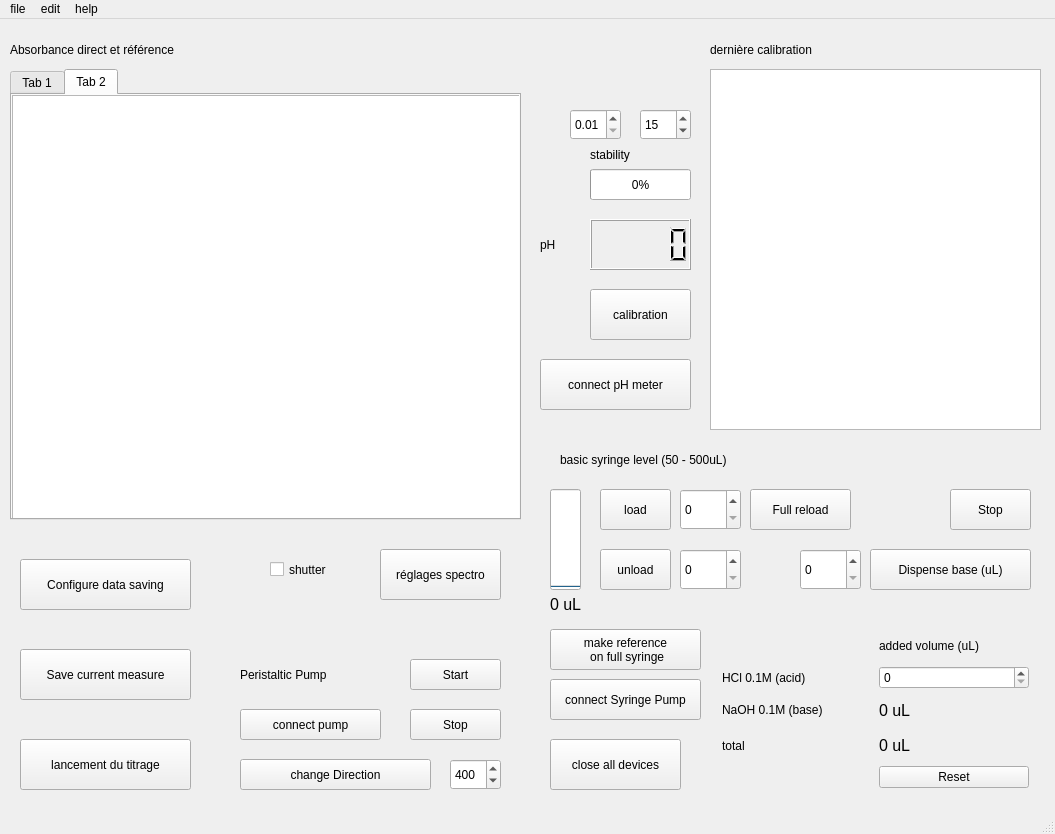
<?xml version="1.0" encoding="UTF-8"?>
<ui version="4.0">
 <class>MainWindow</class>
 <widget class="QMainWindow" name="MainWindow">
  <property name="geometry">
   <rect>
    <x>0</x>
    <y>0</y>
    <width>1055</width>
    <height>834</height>
   </rect>
  </property>
  <property name="tabletTracking">
   <bool>false</bool>
  </property>
  <property name="windowTitle">
   <string>MainWindow</string>
  </property>
  <property name="iconSize">
   <size>
    <width>18</width>
    <height>27</height>
   </size>
  </property>
  <widget class="QWidget" name="centralwidget">
   <widget class="QLCDNumber" name="direct_pH">
    <property name="geometry">
     <rect>
      <x>590</x>
      <y>200</y>
      <width>101</width>
      <height>51</height>
     </rect>
    </property>
   </widget>
   <widget class="QProgressBar" name="stabilisation_level">
    <property name="geometry">
     <rect>
      <x>590</x>
      <y>150</y>
      <width>101</width>
      <height>31</height>
     </rect>
    </property>
    <property name="maximum">
     <number>100</number>
    </property>
    <property name="value">
     <number>0</number>
    </property>
    <property name="textVisible">
     <bool>true</bool>
    </property>
    <property name="orientation">
     <enum>Qt::Horizontal</enum>
    </property>
    <property name="format">
     <string>%p%</string>
    </property>
   </widget>
   <widget class="QLabel" name="pH_label">
    <property name="geometry">
     <rect>
      <x>540</x>
      <y>200</y>
      <width>51</width>
      <height>51</height>
     </rect>
    </property>
    <property name="text">
     <string>pH</string>
    </property>
   </widget>
   <widget class="QLabel" name="abs_label">
    <property name="geometry">
     <rect>
      <x>10</x>
      <y>10</y>
      <width>421</width>
      <height>41</height>
     </rect>
    </property>
    <property name="text">
     <string>Absorbance direct et référence</string>
    </property>
   </widget>
   <widget class="QLabel" name="stability_label">
    <property name="geometry">
     <rect>
      <x>590</x>
      <y>120</y>
      <width>101</width>
      <height>31</height>
     </rect>
    </property>
    <property name="text">
     <string>stability</string>
    </property>
   </widget>
   <widget class="QCheckBox" name="shutter">
    <property name="geometry">
     <rect>
      <x>270</x>
      <y>530</y>
      <width>111</width>
      <height>41</height>
     </rect>
    </property>
    <property name="text">
     <string>shutter</string>
    </property>
   </widget>
   <widget class="QLabel" name="last_cal_label">
    <property name="geometry">
     <rect>
      <x>710</x>
      <y>10</y>
      <width>191</width>
      <height>41</height>
     </rect>
    </property>
    <property name="text">
     <string>dernière calibration</string>
    </property>
   </widget>
   <widget class="QPushButton" name="titration_button">
    <property name="geometry">
     <rect>
      <x>20</x>
      <y>720</y>
      <width>171</width>
      <height>51</height>
     </rect>
    </property>
    <property name="text">
     <string>lancement du titrage</string>
    </property>
   </widget>
   <widget class="QPushButton" name="cal_button">
    <property name="geometry">
     <rect>
      <x>590</x>
      <y>270</y>
      <width>101</width>
      <height>51</height>
     </rect>
    </property>
    <property name="text">
     <string>calibration</string>
    </property>
   </widget>
   <widget class="QPushButton" name="reglage_spectro">
    <property name="geometry">
     <rect>
      <x>380</x>
      <y>530</y>
      <width>121</width>
      <height>51</height>
     </rect>
    </property>
    <property name="text">
     <string>réglages spectro</string>
    </property>
   </widget>
   <widget class="QPushButton" name="saving_config">
    <property name="geometry">
     <rect>
      <x>20</x>
      <y>540</y>
      <width>171</width>
      <height>51</height>
     </rect>
    </property>
    <property name="text">
     <string>Configure data saving</string>
    </property>
   </widget>
   <widget class="QPushButton" name="save_button">
    <property name="geometry">
     <rect>
      <x>20</x>
      <y>630</y>
      <width>171</width>
      <height>51</height>
     </rect>
    </property>
    <property name="text">
     <string>Save current measure</string>
    </property>
   </widget>
   <widget class="QLabel" name="label_base_level">
    <property name="geometry">
     <rect>
      <x>560</x>
      <y>420</y>
      <width>301</width>
      <height>41</height>
     </rect>
    </property>
    <property name="autoFillBackground">
     <bool>false</bool>
    </property>
    <property name="text">
     <string>basic syringe level (50 - 500uL)</string>
    </property>
   </widget>
   <widget class="QLabel" name="base_level_number">
    <property name="geometry">
     <rect>
      <x>550</x>
      <y>570</y>
      <width>71</width>
      <height>31</height>
     </rect>
    </property>
    <property name="font">
     <font>
      <pointsize>12</pointsize>
     </font>
    </property>
    <property name="text">
     <string>0 uL</string>
    </property>
   </widget>
   <widget class="QPushButton" name="unload_base_button">
    <property name="geometry">
     <rect>
      <x>600</x>
      <y>530</y>
      <width>71</width>
      <height>41</height>
     </rect>
    </property>
    <property name="text">
     <string>unload</string>
    </property>
   </widget>
   <widget class="QSpinBox" name="unload_base_box">
    <property name="geometry">
     <rect>
      <x>680</x>
      <y>530</y>
      <width>61</width>
      <height>41</height>
     </rect>
    </property>
    <property name="maximum">
     <number>400</number>
    </property>
   </widget>
   <widget class="QPushButton" name="load_base_button">
    <property name="geometry">
     <rect>
      <x>600</x>
      <y>470</y>
      <width>71</width>
      <height>41</height>
     </rect>
    </property>
    <property name="text">
     <string>load</string>
    </property>
   </widget>
   <widget class="QWidget" name="gridLayoutWidget">
    <property name="geometry">
     <rect>
      <x>720</x>
      <y>610</y>
      <width>311</width>
      <height>161</height>
     </rect>
    </property>
    <layout class="QGridLayout" name="gridLayout" rowstretch="0,0,0,0,0" columnstretch="0,0,0">
     <property name="leftMargin">
      <number>2</number>
     </property>
     <property name="topMargin">
      <number>2</number>
     </property>
     <property name="rightMargin">
      <number>2</number>
     </property>
     <property name="bottomMargin">
      <number>2</number>
     </property>
     <item row="1" column="2">
      <widget class="QSpinBox" name="added_acid"/>
     </item>
     <item row="3" column="1">
      <widget class="QLabel" name="added_total_label">
       <property name="autoFillBackground">
        <bool>false</bool>
       </property>
       <property name="text">
        <string>total</string>
       </property>
      </widget>
     </item>
     <item row="0" column="2">
      <widget class="QLabel" name="added_volume_label">
       <property name="autoFillBackground">
        <bool>false</bool>
       </property>
       <property name="text">
        <string>added volume (uL)</string>
       </property>
      </widget>
     </item>
     <item row="4" column="2">
      <widget class="QPushButton" name="reset_added_count">
       <property name="text">
        <string>Reset</string>
       </property>
      </widget>
     </item>
     <item row="2" column="1">
      <widget class="QLabel" name="added_base_label">
       <property name="autoFillBackground">
        <bool>false</bool>
       </property>
       <property name="text">
        <string>NaOH 0.1M (base)</string>
       </property>
      </widget>
     </item>
     <item row="1" column="1">
      <widget class="QLabel" name="added_acid_label">
       <property name="autoFillBackground">
        <bool>false</bool>
       </property>
       <property name="text">
        <string>HCl 0.1M (acid)</string>
       </property>
      </widget>
     </item>
     <item row="2" column="2">
      <widget class="QLabel" name="added_base">
       <property name="font">
        <font>
         <pointsize>12</pointsize>
        </font>
       </property>
       <property name="text">
        <string>0 uL</string>
       </property>
      </widget>
     </item>
     <item row="3" column="2">
      <widget class="QLabel" name="added_total">
       <property name="font">
        <font>
         <pointsize>12</pointsize>
        </font>
       </property>
       <property name="text">
        <string>0 uL</string>
       </property>
      </widget>
     </item>
    </layout>
   </widget>
   <widget class="QProgressBar" name="base_level_bar">
    <property name="geometry">
     <rect>
      <x>550</x>
      <y>470</y>
      <width>31</width>
      <height>101</height>
     </rect>
    </property>
    <property name="minimum">
     <number>0</number>
    </property>
    <property name="maximum">
     <number>500</number>
    </property>
    <property name="value">
     <number>0</number>
    </property>
    <property name="textVisible">
     <bool>true</bool>
    </property>
    <property name="orientation">
     <enum>Qt::Vertical</enum>
    </property>
    <property name="invertedAppearance">
     <bool>false</bool>
    </property>
    <property name="format">
     <string>%p%</string>
    </property>
   </widget>
   <widget class="QPushButton" name="make_ref_button">
    <property name="geometry">
     <rect>
      <x>550</x>
      <y>610</y>
      <width>151</width>
      <height>41</height>
     </rect>
    </property>
    <property name="text">
     <string>make reference 
 on full syringe</string>
    </property>
   </widget>
   <widget class="QSpinBox" name="load_base_box">
    <property name="geometry">
     <rect>
      <x>680</x>
      <y>470</y>
      <width>61</width>
      <height>41</height>
     </rect>
    </property>
    <property name="maximum">
     <number>500</number>
    </property>
   </widget>
   <widget class="QPushButton" name="full_reload_button">
    <property name="geometry">
     <rect>
      <x>750</x>
      <y>470</y>
      <width>101</width>
      <height>41</height>
     </rect>
    </property>
    <property name="text">
     <string>Full reload</string>
    </property>
   </widget>
   <widget class="QPushButton" name="dispense_base_button">
    <property name="geometry">
     <rect>
      <x>870</x>
      <y>530</y>
      <width>161</width>
      <height>41</height>
     </rect>
    </property>
    <property name="text">
     <string>Dispense base (uL)</string>
    </property>
   </widget>
   <widget class="QSpinBox" name="dispense_base_box">
    <property name="geometry">
     <rect>
      <x>800</x>
      <y>530</y>
      <width>61</width>
      <height>41</height>
     </rect>
    </property>
    <property name="maximum">
     <number>400</number>
    </property>
   </widget>
   <widget class="QPushButton" name="connect_phmeter">
    <property name="geometry">
     <rect>
      <x>540</x>
      <y>340</y>
      <width>151</width>
      <height>51</height>
     </rect>
    </property>
    <property name="text">
     <string>connect pH meter</string>
    </property>
   </widget>
   <widget class="QPushButton" name="connect_pump">
    <property name="geometry">
     <rect>
      <x>240</x>
      <y>690</y>
      <width>141</width>
      <height>31</height>
     </rect>
    </property>
    <property name="text">
     <string>connect pump</string>
    </property>
   </widget>
   <widget class="QPushButton" name="close_all">
    <property name="geometry">
     <rect>
      <x>550</x>
      <y>720</y>
      <width>131</width>
      <height>51</height>
     </rect>
    </property>
    <property name="text">
     <string>close all devices</string>
    </property>
   </widget>
   <widget class="QPushButton" name="stop_syringe">
    <property name="geometry">
     <rect>
      <x>950</x>
      <y>470</y>
      <width>81</width>
      <height>41</height>
     </rect>
    </property>
    <property name="text">
     <string>Stop</string>
    </property>
   </widget>
   <widget class="QPushButton" name="connect_syringe_pump">
    <property name="geometry">
     <rect>
      <x>550</x>
      <y>660</y>
      <width>151</width>
      <height>41</height>
     </rect>
    </property>
    <property name="text">
     <string>connect Syringe Pump</string>
    </property>
   </widget>
   <widget class="QTabWidget" name="graphic_tabs">
    <property name="geometry">
     <rect>
      <x>10</x>
      <y>50</y>
      <width>511</width>
      <height>451</height>
     </rect>
    </property>
    <property name="currentIndex">
     <number>1</number>
    </property>
    <widget class="QWidget" name="tab1">
     <attribute name="title">
      <string>Tab 1</string>
     </attribute>
     <widget class="QGraphicsView" name="Abs_direct">
      <property name="geometry">
       <rect>
        <x>0</x>
        <y>0</y>
        <width>511</width>
        <height>431</height>
       </rect>
      </property>
     </widget>
    </widget>
    <widget class="QWidget" name="tab_2">
     <attribute name="title">
      <string>Tab 2</string>
     </attribute>
     <widget class="QGraphicsView" name="Spectrum_direct">
      <property name="geometry">
       <rect>
        <x>0</x>
        <y>0</y>
        <width>511</width>
        <height>431</height>
       </rect>
      </property>
     </widget>
    </widget>
   </widget>
   <widget class="QSpinBox" name="stab_time">
    <property name="geometry">
     <rect>
      <x>640</x>
      <y>90</y>
      <width>51</width>
      <height>31</height>
     </rect>
    </property>
    <property name="maximum">
     <number>600</number>
    </property>
    <property name="value">
     <number>15</number>
    </property>
   </widget>
   <widget class="QPlainTextEdit" name="calText">
    <property name="geometry">
     <rect>
      <x>710</x>
      <y>50</y>
      <width>331</width>
      <height>361</height>
     </rect>
    </property>
   </widget>
   <widget class="QPushButton" name="start_pump">
    <property name="geometry">
     <rect>
      <x>410</x>
      <y>640</y>
      <width>91</width>
      <height>31</height>
     </rect>
    </property>
    <property name="text">
     <string>Start</string>
    </property>
   </widget>
   <widget class="QLabel" name="label">
    <property name="geometry">
     <rect>
      <x>240</x>
      <y>640</y>
      <width>231</width>
      <height>31</height>
     </rect>
    </property>
    <property name="text">
     <string>Peristaltic Pump</string>
    </property>
   </widget>
   <widget class="QPushButton" name="stop_pump">
    <property name="geometry">
     <rect>
      <x>410</x>
      <y>690</y>
      <width>91</width>
      <height>31</height>
     </rect>
    </property>
    <property name="text">
     <string>Stop</string>
    </property>
   </widget>
   <widget class="QDoubleSpinBox" name="pump_speed_rpm">
    <property name="geometry">
     <rect>
      <x>450</x>
      <y>740</y>
      <width>51</width>
      <height>31</height>
     </rect>
    </property>
    <property name="accessibleName">
     <string/>
    </property>
    <property name="decimals">
     <number>0</number>
    </property>
    <property name="maximum">
     <double>1200.000000000000000</double>
    </property>
    <property name="singleStep">
     <double>10.000000000000000</double>
    </property>
    <property name="value">
     <double>400.000000000000000</double>
    </property>
   </widget>
   <widget class="QPushButton" name="change_dir">
    <property name="geometry">
     <rect>
      <x>240</x>
      <y>740</y>
      <width>191</width>
      <height>31</height>
     </rect>
    </property>
    <property name="text">
     <string>change Direction</string>
    </property>
   </widget>
   <widget class="QDoubleSpinBox" name="stab_step">
    <property name="geometry">
     <rect>
      <x>570</x>
      <y>90</y>
      <width>51</width>
      <height>31</height>
     </rect>
    </property>
    <property name="minimum">
     <double>0.010000000000000</double>
    </property>
    <property name="maximum">
     <double>0.300000000000000</double>
    </property>
    <property name="singleStep">
     <double>0.010000000000000</double>
    </property>
   </widget>
  </widget>
  <widget class="QMenuBar" name="menubar">
   <property name="geometry">
    <rect>
     <x>0</x>
     <y>0</y>
     <width>1055</width>
     <height>18</height>
    </rect>
   </property>
   <widget class="QMenu" name="menuPanneau_de_controle">
    <property name="title">
     <string>file</string>
    </property>
    <addaction name="separator"/>
    <addaction name="separator"/>
    <addaction name="actionsave"/>
    <addaction name="actionchange_folder"/>
   </widget>
   <widget class="QMenu" name="menuedit">
    <property name="title">
     <string>edit</string>
    </property>
   </widget>
   <widget class="QMenu" name="menuhelp">
    <property name="title">
     <string>help</string>
    </property>
    <addaction name="separator"/>
    <addaction name="actionget_help"/>
   </widget>
   <addaction name="menuPanneau_de_controle"/>
   <addaction name="menuedit"/>
   <addaction name="menuhelp"/>
  </widget>
  <widget class="QStatusBar" name="statusbar"/>
  <action name="actionget_help">
   <property name="text">
    <string>get help</string>
   </property>
  </action>
  <action name="actionsave">
   <property name="text">
    <string>save</string>
   </property>
  </action>
  <action name="actionchange_folder">
   <property name="text">
    <string>change folder</string>
   </property>
  </action>
 </widget>
 <resources/>
 <connections/>
</ui>
